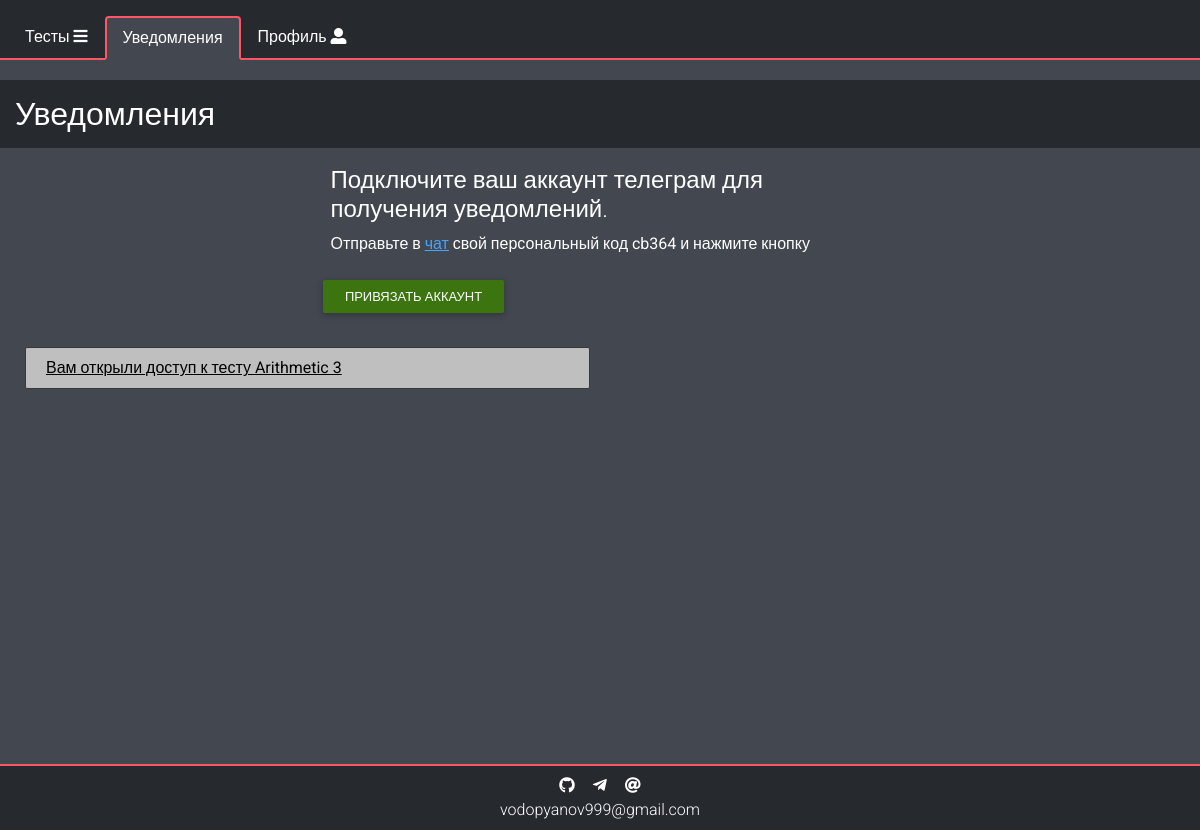
The page /notifications (signed in) on the database as committed earlier.
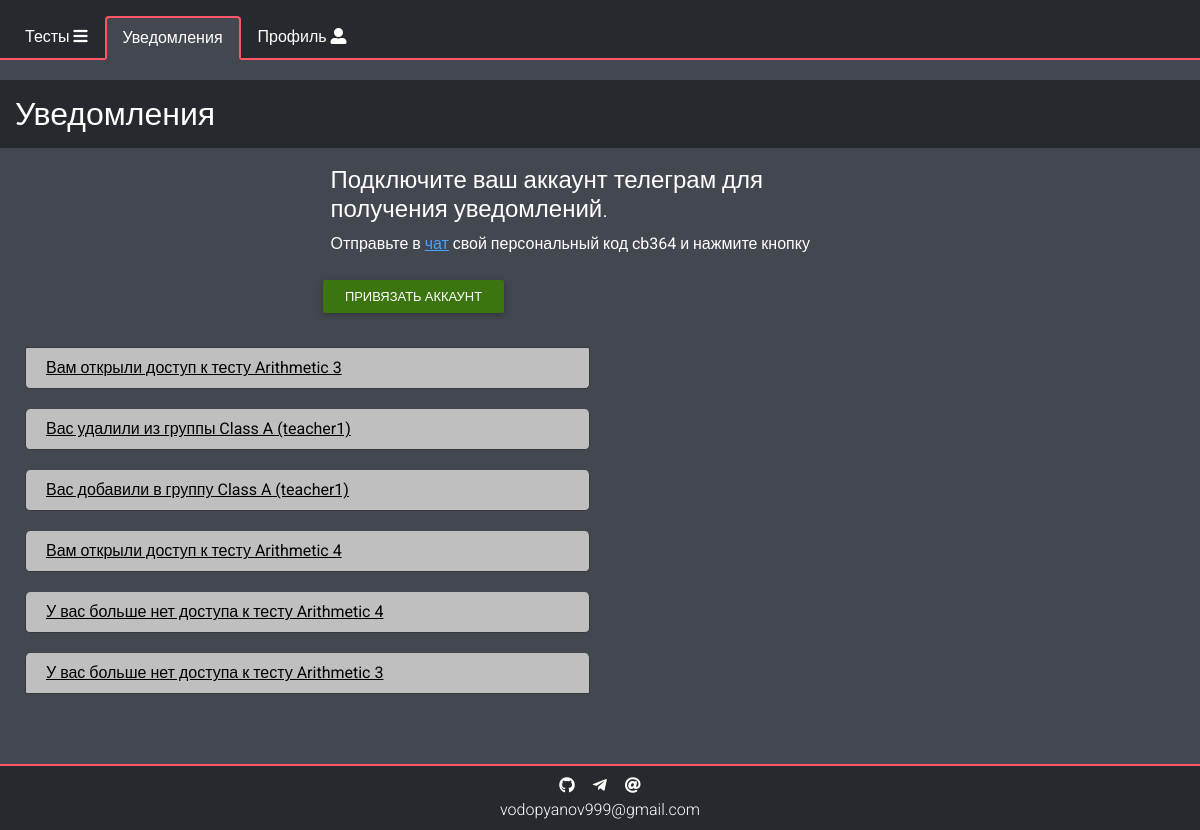
The same page on the database as committed later.
### data/users.py (models this page shows, shortened)
class User(SqlAlchemyBase, UserMixin):
    __tablename__ = 'users'
    id = sqlalchemy.Column(sqlalchemy.Integer,
                           primary_key=True, autoincrement=True)
    nickname = sqlalchemy.Column(sqlalchemy.String, unique=True, nullable=False)
    hashed_password = sqlalchemy.Column(sqlalchemy.String, nullable=True)
    creator_id = sqlalchemy.Column(sqlalchemy.Integer, sqlalchemy.ForeignKey("users.id"))
    type_id = sqlalchemy.Column(sqlalchemy.Integer,
                                sqlalchemy.ForeignKey("user_types.id"), default=3)
    secret_code = sqlalchemy.Column(sqlalchemy.String, nullable=False)
    chat_id = sqlalchemy.Column(sqlalchemy.Integer, nullable=True, default=0)
    results = orm.relation("Result", back_populates='user')
    user_type = orm.relation("UserType")
    notifications = orm.relation("Notification", back_populates='user')
    created = orm.relation("User")
    tests = orm.relation("Test", back_populates='creator')
    created_groups = orm.relation("Group", back_populates='creator')
    groups = orm.relation("Group",
                          secondary="groups_to_users")

### data/notifications.py (models this page shows, shortened)
class Notification(SqlAlchemyBase):
    __tablename__ = 'notifications'
    id = sqlalchemy.Column(sqlalchemy.Integer,
                           primary_key=True, autoincrement=True)
    text = sqlalchemy.Column(sqlalchemy.String, nullable=True)
    link = sqlalchemy.Column(sqlalchemy.String, nullable=True)
    user_id = sqlalchemy.Column(sqlalchemy.Integer, sqlalchemy.ForeignKey('users.id'))
    date = sqlalchemy.Column(sqlalchemy.DateTime, default=datetime.datetime.now())
    user = orm.relation("User")

### main.py (the view)
@app.route('/notifications')
@login_required
def show_notifs():
    db = db_session.create_session()
    notifications = db.query(Notification).filter(Notification.user == current_user).all()
    return render_template("notifications.html",
                           title="Уведомления",
                           notifications=notifications,
                           other="/notifications",
                           other_title="Уведомления")

### data/db_session.py (called while the page is built)
def create_session() -> Session:
    global __factory
    return __factory()

### main.py (called while the page is built)
@login_manager.user_loader
def load_user(user_id):
    session = db_session.create_session()
    session.expire_on_commit = False
    return session.query(User).get(user_id)

### templates/notifications.html (shortened to what this page needs)
{% extends "base.html" %}
{% block content %}
<div class="row">
    <h2 class="header col-12">{{title}}</h2>
    <div class="col-12 row mx-auto">
        {% if not current_user.chat_id %}
        <div class="font-light col-12 col-md-10 col-lg-8 col-xl-6 mx-auto">
            <h4 class="m-2">Подключите ваш аккаунт телеграм для получения уведомлений.</h4>
            <p class="m-2">Отправьте в <a class="link" href="https://telegram.im/@tests_notifications_bot" target="_blank">чат</a> свой персональный код <b>{{current_user.secret_code}}</b> и нажмите кнопку</p>
            <a class="btn btn-success mx-auto my-3" href="/check">Привязать аккаунт</a>
        </div>
        {% else %}
        <p class="font-light mx-3 mt-1 mb-2">Аккаунт привязан <a class="link" href="/disconnect">Отвязать</a></p>
        {% endif %}
    </div>
    {% if notifications %}
    <div class="col-12 row mx-auto">
        <div class="col-12 col-md-10 col-lg-8 col-xl-6 p-2">
            <ul class="list list-group pb-3 mx-auto">
                {% for notif in notifications %}
                <li class="list-group-item notification py-2 d-flex justify-content-between align-items-center">
                    <b>
                        <a href="{{notif.link}}">
                            {{notif.text}}
                        </a>
                    </b>
                </li>
                {% endfor %}
            </ul>
        </div>
        {% else %}
        <div class="alert alert-primary col-12 col-md-10 col-lg-8 col-xl-6 mx-auto">
            <h3>Уведомлений нет</h3>
        </div>
    </div>
    {% endif %}
</div>
{% endblock %}

### templates/base.html (shortened to what this page needs)
<!DOCTYPE html>
<html lang="en">
<head>
    <link rel="stylesheet" href="https://use.fontawesome.com/releases/v5.8.2/css/all.css">
    <link href="/static/css/bootstrap/bootstrap.css" rel="stylesheet">
    <link href="/static/css/bootstrap/mdb.css" rel="stylesheet">
    <link rel="stylesheet" href="/static/css/variables.css">
    <link rel="stylesheet" href="/static/css/test.css">
    <link rel="stylesheet" href="/static/css/result-table.css">
    <link rel="stylesheet" href="/static/css/question.css">
    <link rel="stylesheet" href="/static/css/navbar.css">
    <link rel="stylesheet" href="/static/css/list-items.css">
    <link rel="stylesheet" href="/static/css/utilities.css">
</head>
<body>
    {% if current_user.is_authenticated%}
    <ul class="nav nav-tabs px-2 pt-3">
        <li class="nav-item">
            <a class="nav-link {{all_tests}}" href="/all_tests">Тесты <i class="fas fa-bars"></i></a>
        </li>
        {% if other %}
        <li class="nav-item">
            <a class="nav-link active" href="{{other}}">{{other_title}}</a>
        </li>
        {% else %}
        <li class="nav-item">
            <a class="nav-link {{statistics}}" href="/statistics">История <i class="fas fa-history"></i></a>
        </li>
        {% endif %}
        <li class="nav-item">
            <a class="nav-link {{more}}" href="/more">Профиль <i class="fas fa-user-alt"></i></a>
        </li>
    </ul>
    {% endif %}
    <main role="main" class="container-fluid wrapper">
        {% block content %}{% endblock %}
    </main>
    <div class="col-12 text-center contacts p-2">
        <a target="_blank" href="https://github.com/ilya-vodopyanov/testing-system" title="GitHub"><i class="fab fa-github"></i></a>
        <a target="_blank" href="https://telegram.im/@thecattest" title="Telegram"><i class="fab fa-telegram-plane"></i></a>
        <a target="_blank" href="mailto:vodopyanov999@gmail.com" title="vodopyanov999@gmail.com"><i class="fas fa-at"></i></a>
        <br>
        <a href="#">vodopyanov999@gmail.com</a>
    </div>
</body>
</html>

### static/css/variables.css (style rules this page uses)
:root { --a: #26292e; --b: #ff5564; --c: #36383e; --d: #60636a; --e: #51535c; --f: #82848a; --g: #43474f; --background: var(--g); --font-dark: #000; --font-light: #fff; --link-font: #44a4ff; --test-border: var(--a); --test-font: #fff; --test-description-font: #d8d8d8; --test-background: var(--d); --question-border: var(--a); --question-border-chosen: var(--b); --question-background: var(--c); --question-answer-background: var(--f); --question-chosen: #659e3a; --question-font: #fff; --question-font-header: #e0e0e0; --question-answer-font: #000; --result-border: var(--f); --result-background-dark: var(--a); --result-background-light: var(--c); --result-font: #fff; --result-correct: #629c53; --result-incorrect: #7d4949; --result-font-correct: #fff; --nav-border: var(--b); --nav-border-hover: var(--a); --nav-border-width: 2px; --nav-background: var(--a); --nav-background-active: var(--g); --nav-background-hover: var(--c); --nav-font: #fff; --nav-font-active: #fff; --nav-font-hover: #fff; --list-item-border: var(--c); --list-item-font: #fff; --list-item-notification-font: #000; --list-item-dark-font-hover: #000; --list-item-background: var(--f); --list-item-background-dark: var(--e); --list-item-notification-background: #bfbfbf; --list-item-background-dark-hover: var(--f); --list-item-profile-font-hover: #fff; --list-item-profile-background-hover: var(--f); --list-item-danger: #dc3545; --header-background: var(--a); --header-font: #fff; --success: #3c7510; --btn-danger: #c11324; --delete-link: #b70000; --contacts-background: var(--a); --contacts-font: #fff; --contacts-font-hover: #aaa; --card-background: var(--c); --card-border: var(--b); --card-font: #fff; }

### static/css/navbar.css (style rules this page uses)
.nav-tabs { background-color: var(--nav-background); color: var(--nav-font); border-bottom: var(--nav-border-width) solid var(--nav-border); }
.nav-tabs .nav-item { margin-bottom: -2px; }
.nav-link.active, .nav-link.active:hover { background-color: var(--nav-background-active)!important; border: var(--nav-border-width) solid var(--nav-border)!important; border-bottom: var(--nav-border-width) solid var(--nav-background-active)!important; color: var(--nav-font-active)!important; }
.nav-link { color: var(--nav-font); }

### static/css/list-items.css (style rules this page uses)
.list-group-item { background-color: var(--list-item-background); border-color: var(--list-item-border); margin: 0; cursor: default; }
.list-group-item a { text-decoration: none; }
.notification { background-color: var(--list-item-notification-background); border-radius: 5px; margin: 10px 2px; }
.notification a { color: var(--list-item-notification-font)!important; text-decoration: underline; }

### static/css/utilities.css (style rules this page uses)
html { overflow: auto; }
body { background-color: var(--background); overflow-y: scroll; overflow-x: hidden; font-family: "Roboto",sans-serif; font-weight: 300; }
.link { color: var(--link-font); text-decoration: underline; }
.font-light { color: var(--font-light)!important; }
.header { margin-top: 20px; padding: 15px; background-color: var(--header-background); margin-bottom: 10px; color: var(--header-font); }
.btn { padding: .44rem 1.4rem; }
.btn-success { background-color: var(--success)!important; border: var(--success)!important; }
.wrapper { min-height: 86vh; overflow-y: auto; }
.contacts { background-color: var(--contacts-background); border-top: 2px solid var(--b); margin-top: 1em; }
.contacts a { font-size: 1em; color: var(--contacts-font); padding: 7px; }

Rows that differ between the two databases and show on the page:
added Notification: text "Вас удалили из группы Class A (teacher1)"
added Notification: text "Вас добавили в группу Class A (teacher1)"
added Notification: text "Вам открыли доступ к тесту Arithmetic 4"
added Notification: text "У вас больше нет доступа к тесту Arithmetic 4"
added Notification: text "У вас больше нет доступа к тесту Arithmetic 3"
